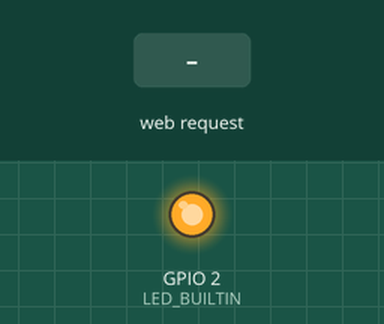
This sketch was run on a simulated ESP8266 (NodeMCU). Shown: output pins drawn as LEDs (lit = HIGH, except the on-board LED, lit = LOW). The inputs (shaded band) are chosen by the test bench. WiFi joins after 1.5 s; servers stay silent unless stated; what the sketch prints to the serial monitor is not drawn.

Above: at 2.7 s.
2.8 s: HTTP request GET / received
At 3.8 s:
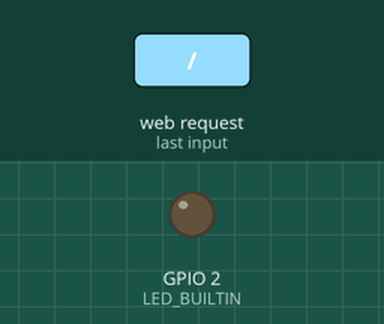
Timing chart, 0 to 5.8 s (numbered marks = the images above; inputs shaded):
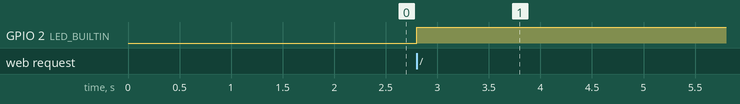

The sketch:

esp_web_server.ino
```cpp
#include <ESP8266WiFi.h>
#include <WiFiClient.h>
#include <ESP8266WiFiMulti.h>
#include <ESP8266mDNS.h>
#include <ESP8266WebServer.h>   // Include the WebServer library
#define __getTempLM35(pin) (float)analogRead(pin)*0.48828125
#define SENSOR_PIN 17
ESP8266WiFiMulti wifiMulti;     // Create an instance of the ESP8266WiFiMulti class, called 'wifiMulti'

ESP8266WebServer server(80);    // Create a webserver object that listens for HTTP request on port 80

void handleRoot();              // function prototypes for HTTP handlers
void handleNotFound();

float getTempLM35(int pin){
  return (float)analogRead(17)*0.48828125;
}

void setup(void){
  pinMode(LED_BUILTIN,OUTPUT);
  Serial.begin(115200);         // Start the Serial communication to send messages to the computer
  delay(10);
  Serial.println('\n');

  wifiMulti.addAP("Galaxy M212F4E", "zdhw5861");   // add Wi-Fi networks you want to connect to
//  wifiMulti.addAP("ssid_from_AP_2", "your_password_for_AP_2");
//  wifiMulti.addAP("ssid_from_AP_3", "your_password_for_AP_3");

  Serial.println("Connecting ...");
  int i = 0;
  while (wifiMulti.run() != WL_CONNECTED) { // Wait for the Wi-Fi to connect: scan for Wi-Fi networks, and connect to the strongest of the networks above
    delay(250);
    Serial.print('.');
  }
  digitalWrite(LED_BUILTIN,LOW);
  Serial.println('\n');
  Serial.print("Connected to ");
  Serial.println(WiFi.SSID());              // Tell us what network we're connected to
  Serial.print("IP address:\t");
  Serial.println(WiFi.localIP());           // Send the IP address of the ESP8266 to the computer

  if (MDNS.begin("esp8266")) {              // Start the mDNS responder for esp8266.local
    Serial.println("mDNS responder started");
  } else {
    Serial.println("Error setting up MDNS responder!");
  }

  server.on("/", handleRoot);               // Call the 'handleRoot' function when a client requests URI "/"
  server.onNotFound(handleNotFound);        // When a client requests an unknown URI (i.e. something other than "/"), call function "handleNotFound"
  server.enableCORS(true);
  server.begin();                           // Actually start the server
  Serial.println("HTTP server started");
}

void loop(void){
  server.handleClient();                    // Listen for HTTP requests from clients
}

void handleRoot() {
  digitalWrite(LED_BUILTIN,LOW);
  char buff[10];
  dtostrf(__getTempLM35(SENSOR_PIN), 4, 6, buff);
  String response="{\"temp\":";
  response+=buff;
  response+="}";
//  server.sendHeader("Access-Control-Allow-Origin", "*");
  server.sendHeader("Access-Control-Allow-Credentials", "true");
  server.sendHeader("Access-Control-Allow-Methods", "GET,HEAD,OPTIONS,POST,PUT");
  server.sendHeader("Access-Control-Allow-Headers", "Access-Control-Allow-Headers, Origin,Accept, X-Requested-With, Content-Type, Access-Control-Request-Method, Access-Control-Request-Headers");
  server.send(200, "application/json", response);   // Send HTTP status 200 (Ok) and send some text to the browser/client
  digitalWrite(LED_BUILTIN,HIGH);
}

void handleNotFound(){
  server.send(404, "text/plain", "404: Not found"); // Send HTTP status 404 (Not Found) when there's no handler for the URI in the request
}
```

Measured:
- after the input at 2.8 s, GPIO 2 (LED_BUILTIN): LOW → HIGH at once
